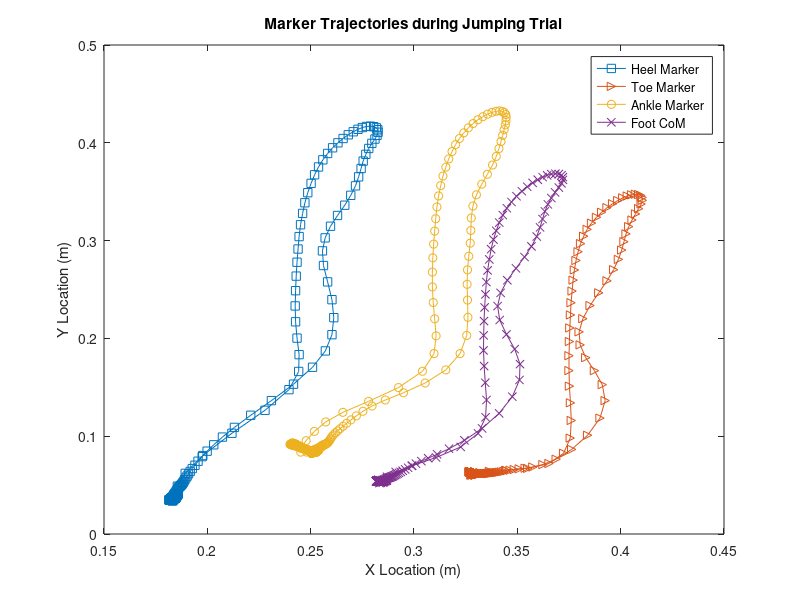
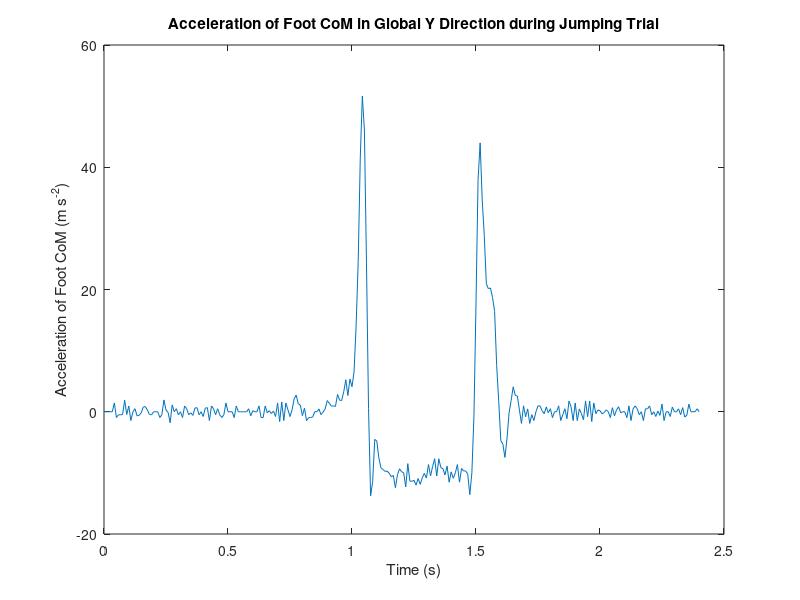

The MATLAB script that drew these images, in order:
% Created by: Anthony Le
% Last updated: 02.22.2018

% KIN 523: Homework 5 - 3D Kinematics & Anthropometry
% Due: 02.22.18
%% Problem 4
close all;
clear;

load('Jump.mat');

f_s = 120;
delta_t = 1 / f_s;

time = [];
for i = 1:length(frame)
    t = frame(i) * delta_t;
    time = cat(1, time, t);
end

ANK = [ANK_X, ANK_Y];
HEE = [HEE_X, HEE_Y];
TOE = [TOE_X, TOE_Y];
HEE_tp = HEE'; % transposed
TOE_tp = TOE'; % transposed
HEE_TOE = [(TOE_X - HEE_X), (TOE_Y - HEE_Y)]; % heel to toe vec for each frame
HEE_TOE_tp = HEE_TOE';

% part a
l_FOOT = 0.254;
FOOT_CoM = [];

for i = 1:length(frame)
    unit_vec = (1 / sqrt(HEE_TOE(i, 1)^2 + HEE_TOE(i, 2)^2)) .* HEE_TOE_tp(:, i);
    foot_CoM = ((l_FOOT * 0.401) * unit_vec) + HEE_tp(:, i);
    FOOT_CoM = cat(2, FOOT_CoM, foot_CoM);
end

FOOT_CoM = FOOT_CoM';

figure(1);
plot(HEE_X, HEE_Y, '-s');
hold on;
plot(TOE_X, TOE_Y, '->');
plot(ANK_X, ANK_Y, '-o');
plot(FOOT_CoM(:, 1), FOOT_CoM(:, 2), '-x');
legend('Heel Marker', 'Toe Marker', 'Ankle Marker', 'Foot CoM');
xlabel('X Location (m)');
ylabel('Y Location (m)');
title('Marker Trajectories during Jumping Trial');

% part b
ALPHA_X = []; % accel in X direction
ALPHA_Y = []; % accel in Y direction

for i = 2:length(time)-1
    alpha_X = (FOOT_CoM(i+1, 1) - 2 * FOOT_CoM(i, 1) + FOOT_CoM(i-1, 1)) / ((delta_t)^2);
    ALPHA_X = cat(1, ALPHA_X, alpha_X);
end

ALPHA_X = [0; ALPHA_X; 0];

for j = 2:length(time)-1
    alpha_Y = (FOOT_CoM(j+1, 2) - 2 * FOOT_CoM(j, 2) + FOOT_CoM(j-1, 2)) / ((delta_t)^2);
    ALPHA_Y = cat(1, ALPHA_Y, alpha_Y);
end

ALPHA_Y = [0; ALPHA_Y; 0];

Y_accel = horzcat(frame, time, FOOT_CoM, ALPHA_Y);

figure(2);
plot(time, ALPHA_Y);
xlabel('Time (s)');
ylabel('Acceleration of Foot CoM (m s^{-2})');
title('Acceleration of Foot CoM in Global Y Direction during Jumping Trial');